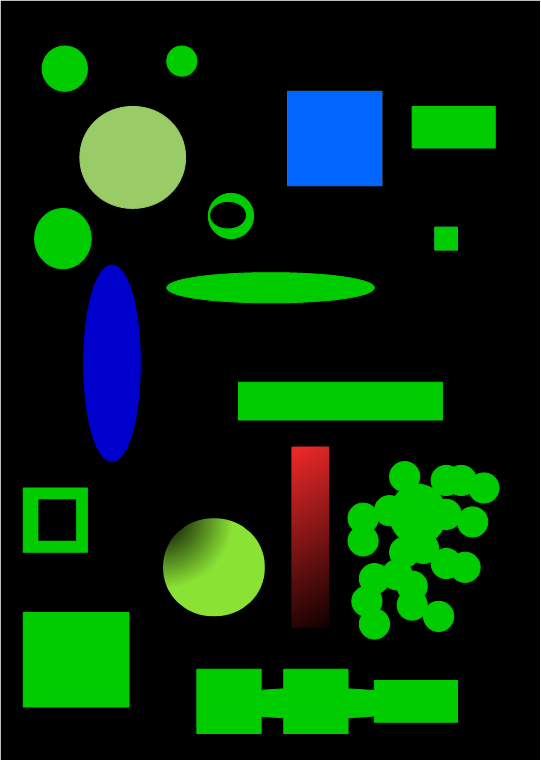
#> input picture Linkedin/Opencv/contours/detect_blob.png, 541 x 760 px
$ python area_perimeter_radius.py   (older library calls are emulated)
#> lines starting #> are read from the running program, lines starting #| are printed output that depends on the picture; after the words box and inside, x2 and y2 are one past the last pixel; in counts of white or black regions, pixels touching at a corner belong together; long printed decimals are rounded
# Area, Perimeter, Center, Curvature
import numpy as np
import cv2

img=cv2.imread('detect_blob.png')
#> img is the input picture: shape (760, 541, 3); mean B, G, R 14.5, 44, 8.8
gray=cv2.cvtColor(img,cv2.COLOR_BGR2GRAY)
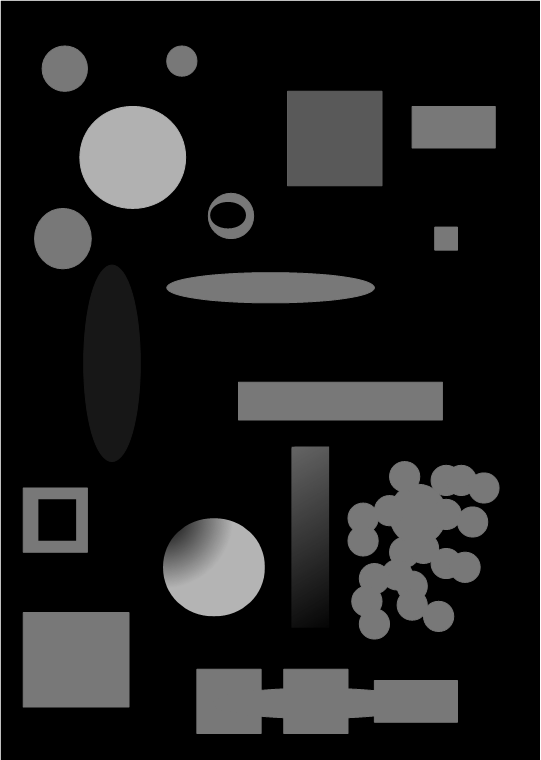
#> gray: shape (760, 541); min 0, max 255, mean 30.1
thresh=cv2.adaptiveThreshold(gray,255,cv2.ADAPTIVE_THRESH_GAUSSIAN_C,cv2.THRESH_BINARY,115,1)
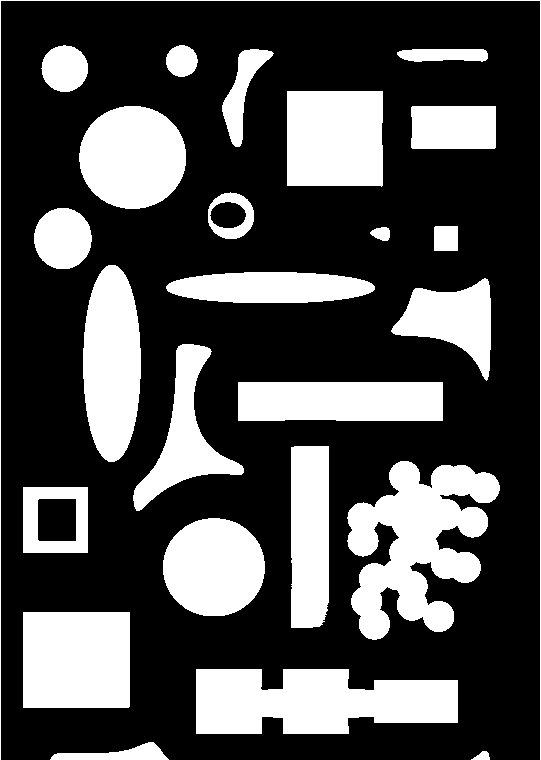
#> thresh: shape (760, 541); 30.2% white; 25 white regions
_,contours,hierarchy=cv2.findContours(thresh,cv2.RETR_TREE,cv2.CHAIN_APPROX_SIMPLE)
#> contours = 27 contours, 1 with area under 20; largest, box (x1, y1, x2, y2) and area: (347, 461, 500, 640) 14515, (196, 669, 458, 734) 13092, (23, 612, 130, 708) 10070, (287, 91, 383, 187) 8909, (83, 265, 141, 462) 8826

img2=img.copy()
color=(123,255,61)
index=-1
tk=2
frame=np.zeros([img.shape[0],img.shape[1],3],'uint8')
i=1
for c in contours:
    cv2.drawContours(frame,[c],index,color,tk)
    area=cv2.contourArea(c)
    arclength=cv2.arcLength(c,True)
    print('{} Area: {},  perimeter: {}'.format(i,area,arclength))
    i+=1
    m=cv2.moments(c)
    cx=int(m['m10']/m['m00'])
    cy=int(m['m01']/m['m00'])
    cv2.circle(frame,(cx,cy),1,(0,0,255),-1)
    cv2.imshow('Original',frame)
#> this loop made 27 passes
#> (area, arclength, cx, cy) on passes 1, 2, 3, 4, 5, 7, 8, 9, 10, 11, 12, 13: (86.5, 45.56, 482, 755), (959.5, 251.8, 118, 754), (13091.5, 754, 314, 701), (10069.5, 401.4, 75, 659), (7780, 329.2, 213, 566), (1672, 160.5, 56, 519), (14515, 1225.8, 416, 542), (6569, 441.6, 309, 535), (7701, 484.8, 340, 400), (5581, 501, 183, 435), (5019, 357.3, 452, 319), (5019, 444.4, 270, 287)
#> (c, area, arclength, cx, cy) on pass 6: ([[23, 487], [23, 552], [87, 552], [87, 487]], 4160, 258, 55, 519)
#| 1 Area: 86.5,  perimeter: 45.556
#| 2 Area: 959.5,  perimeter: 251.841
#| 3 Area: 13091.5,  perimeter: 754.042
#| 4 Area: 10069.5,  perimeter: 401.414
#| 5 Area: 7780.0,  perimeter: 329.220
#| 6 Area: 4160.0,  perimeter: 258.0
#| 7 Area: 1672.0,  perimeter: 160.485
#| 8 Area: 14515.0,  perimeter: 1225.769
#> (further printed lines are left out)
#> pass 1, `cv2.imshow('Original',frame)`:
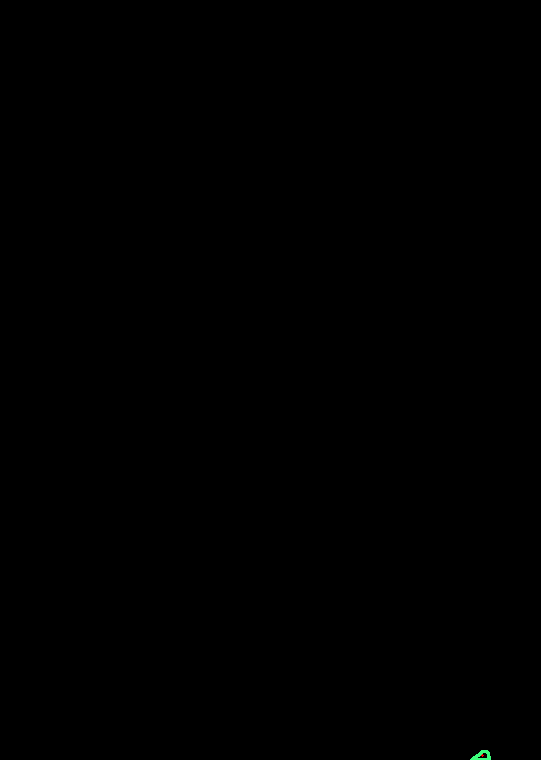
#> window 'Original': shape (760, 541, 3); mean B, G, R 0, 0.1, 0
#> pass 2, `cv2.imshow('Original',frame)`:
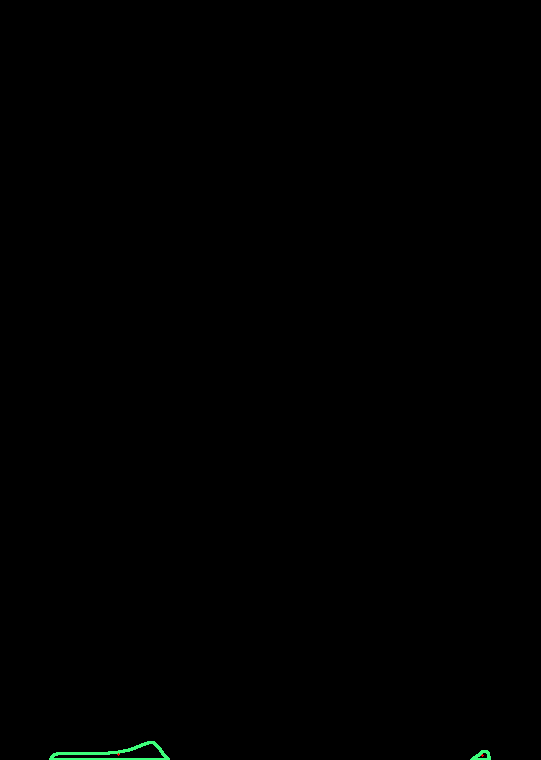
#> window 'Original': shape (760, 541, 3); mean B, G, R 0.2, 0.5, 0.1
#> after the loop:
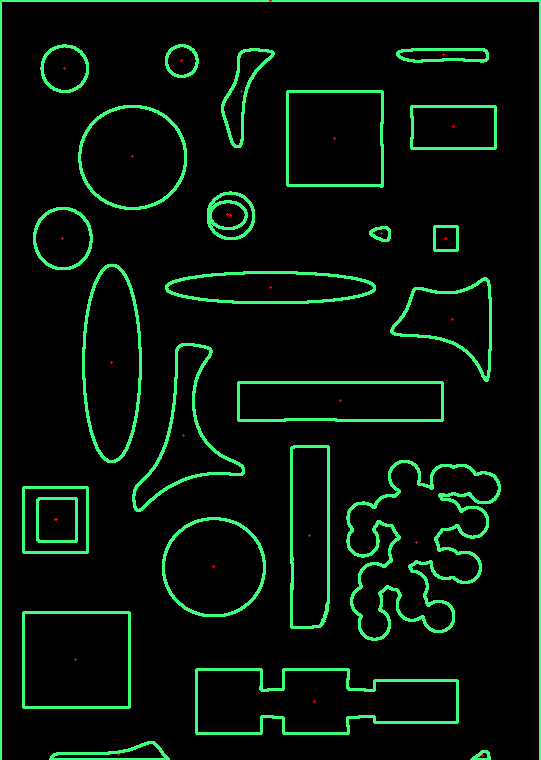
#> frame: shape (760, 541, 3); mean of channels 0, 1, 2 9, 18.7, 4.6; drawn as B, G, R
#> after the loop, i = 28

cv2.waitKey(0)
cv2.destroyAllWindows()
